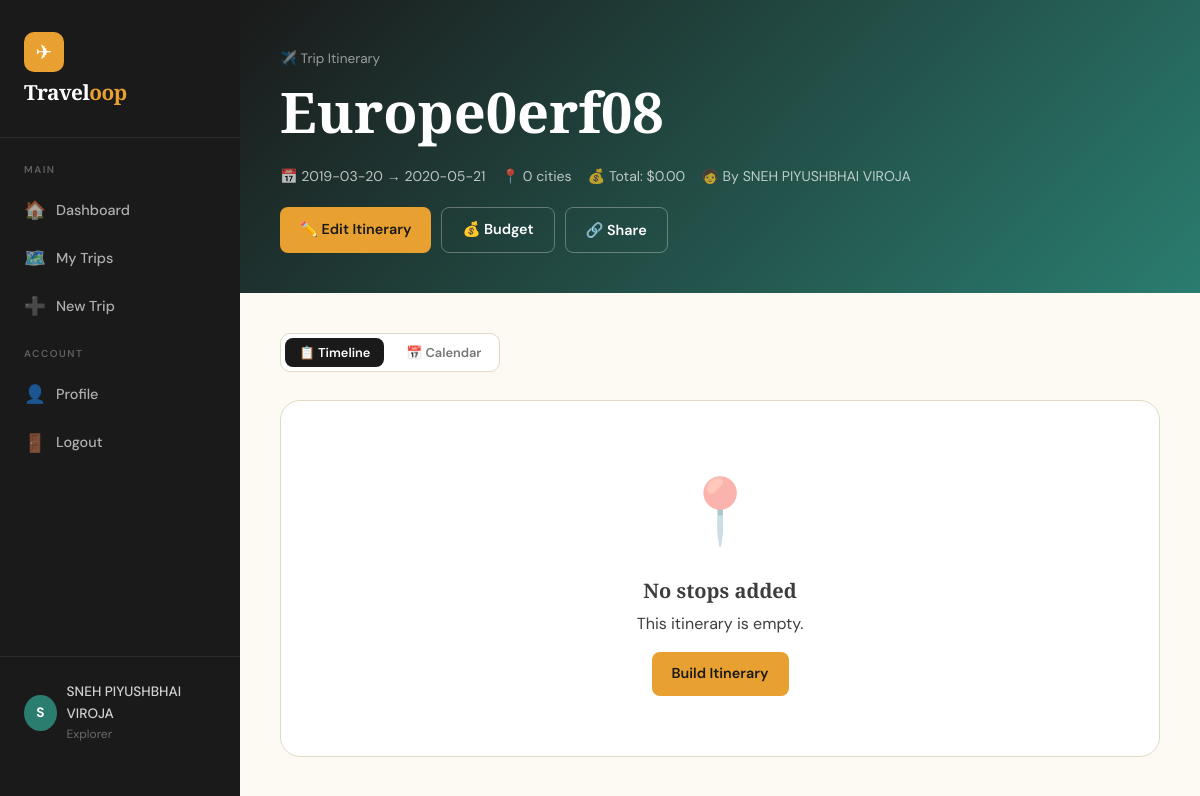
The page /trips/1/view (signed in) on the database its author committed.
### backend/app.py (models this page shows)
class User(db.Model):
    id = db.Column(db.Integer, primary_key=True)
    name = db.Column(db.String(100), nullable=False)
    email = db.Column(db.String(120), unique=True, nullable=False)
    password = db.Column(db.String(200), nullable=False)
    photo = db.Column(db.String(200), default='')
    language = db.Column(db.String(20), default='English')
    created_at = db.Column(db.DateTime, default=datetime.utcnow)
    trips = db.relationship('Trip', backref='user', lazy=True, cascade='all, delete-orphan')

class Trip(db.Model):
    id = db.Column(db.Integer, primary_key=True)
    user_id = db.Column(db.Integer, db.ForeignKey('user.id'), nullable=False)
    name = db.Column(db.String(200), nullable=False)
    description = db.Column(db.Text, default='')
    start_date = db.Column(db.String(20), nullable=False)
    end_date = db.Column(db.String(20), nullable=False)
    cover_photo = db.Column(db.String(200), default='')
    is_public = db.Column(db.Boolean, default=False)
    budget = db.Column(db.Float, default=0.0)
    created_at = db.Column(db.DateTime, default=datetime.utcnow)
    stops = db.relationship('Stop', backref='trip', lazy=True, cascade='all, delete-orphan')
    notes = db.relationship('Note', backref='trip', lazy=True, cascade='all, delete-orphan')
    checklist = db.relationship('ChecklistItem', backref='trip', lazy=True, cascade='all, delete-orphan')

### backend/app.py (the view)
@app.route('/trips/<int:trip_id>/view')
def itinerary_view(trip_id):
    trip = Trip.query.get_or_404(trip_id)
    if not trip.is_public and ('user_id' not in session or trip.user_id != session['user_id']):
        return redirect(url_for('login'))
    owner = User.query.get(trip.user_id)
    total_cost = sum(a.cost for s in trip.stops for a in s.activities)
    return render_template('itinerary_view.html', trip=trip, owner=owner, total_cost=total_cost,
                           user=User.query.get(session['user_id']) if 'user_id' in session else None)

### templates/itinerary_view.html (shortened to what this page needs)
{% extends "base.html" %}
{% block content %}
<div style="background:linear-gradient(135deg,var(--ink) 0%,#2A7D6F 100%);padding:48px 40px 40px;color:white;margin-bottom:0;">
  <div style="max-width:900px;">
    <p style="color:rgba(255,255,255,.55);font-size:.85rem;margin-bottom:8px;">
      ✈️ Trip Itinerary
    </p>
    <h1 style="color:white;margin-bottom:12px;">
      {{ trip.name }}
    </h1>
    <div style="display:flex;gap:16px;margin-top:20px;flex-wrap:wrap;align-items:center;">
      <span style="color:rgba(255,255,255,.7);font-size:.88rem;">
        📅 {{ trip.start_date }} → {{ trip.end_date }}
      </span>
      <span style="color:rgba(255,255,255,.7);font-size:.88rem;">
        📍 {{ trip.stops|length }} cities
      </span>
      <span style="color:rgba(255,255,255,.7);font-size:.88rem;">
        💰 Total: ${{ "%.2f"|format(total_cost) }}
      </span>
      <span style="color:rgba(255,255,255,.7);font-size:.88rem;">
        🧑 By {{ owner.name }}
      </span>
    </div>
    {% if user and user.id == trip.user_id %}
    <div style="display:flex;gap:10px;margin-top:20px;flex-wrap:wrap;">
      <a href="{{ url_for('itinerary_builder', trip_id=trip.id) }}"
         class="btn btn-primary">
         ✏️ Edit Itinerary
      </a>
      <a href="{{ url_for('trip_budget', trip_id=trip.id) }}"
         class="btn btn-outline"
         style="border-color:rgba(255,255,255,.3);color:white;">
         💰 Budget
      </a>
      <button class="btn btn-outline"
              style="border-color:rgba(255,255,255,.3);color:white;"
              onclick="shareTrip()">
              🔗 Share
      </button>
    </div>
    {% endif %}
  </div>
</div>
<div class="page-body" style="padding-top:40px;">
  <div style="display:flex;gap:8px;margin-bottom:28px;background:var(--white);border:1px solid var(--border);border-radius:10px;padding:4px;width:fit-content;">
    <button class="btn btn-dark btn-sm"
            id="btnTimeline"
            onclick="setView('timeline')">
      📋 Timeline
    </button>
    <button class="btn btn-ghost btn-sm"
            id="btnCalendar"
            onclick="setView('calendar')">
      📅 Calendar
    </button>
  </div>
  <div id="viewTimeline">
    {% if trip.stops %}
    <div class="timeline">
      {% for stop in trip.stops %}
      <div class="timeline-item fade-up">
        <div class="timeline-dot"></div>
        <div class="card" style="margin-bottom:0;">
          <div style="padding:20px 24px 16px;background:var(--sand);border-bottom:1px solid var(--border);">
            <div style="display:flex;align-items:center;justify-content:space-between;flex-wrap:wrap;gap:8px;">
              <div>
                <div style="font-size:1.15rem;font-weight:800;font-family:'Playfair Display',serif;">
                  📍 {{ stop.city }}
                  {% if stop.country %}
                    , {{ stop.country }}
                  {% endif %}
                </div>
                <div style="font-size:.82rem;color:var(--ink-lt);margin-top:3px;">
                  {{ stop.start_date }} → {{ stop.end_date }}
                </div>
              </div>
              <div style="display:flex;gap:8px;align-items:center;flex-wrap:wrap;">
                <span class="badge badge-sand">
                  {{ stop.activities|length }} activities
                </span>
                {% if stop.activities %}
                  {% set stop_cost = namespace(n=0) %}
                  {% for act in stop.activities %}
                    {% set stop_cost.n = stop_cost.n + act.cost %}
                  {% endfor %}
                  <span class="badge badge-teal">
                    💰 ${{ "%.0f"|format(stop_cost.n) }}
                  </span>
                {% endif %}
              </div>
            </div>
          </div>
          {% if stop.activities %}
          <div style="padding:16px 24px;">
            {% for act in stop.activities %}
            {% set cat_colors = {
              'sightseeing':'#2A7D6F',
              'food':'#E8A030',
              'adventure':'#E05A3A',
              'culture':'#6B48FF',
              'wellness':'#EC4899'
            } %}
            <div style="display:flex;align-items:flex-start;gap:12px;padding:12px 0;border-bottom:1px solid var(--border);">
              {% set color = cat_colors.get(act.category,'#999') %}
              <div style="width:10px;height:10px;border-radius:50%;margin-top:6px;flex-shrink:0;background:{{ color }};"></div>
              <div style="flex:1;">
                <div style="font-weight:600;font-size:.95rem;">
                  {{ act.name }}
                </div>
                <div style="font-size:.8rem;color:var(--ink-lt);margin-top:2px;">
                  {{ act.category|capitalize }}
                  {% if act.duration %}
                    · {{ act.duration }}
                  {% endif %}
                  {% if act.time_slot %}
                    · 🕐 {{ act.time_slot }}
                  {% endif %}
                  {% if act.description %}
                    — {{ act.description }}
                  {% endif %}
                </div>
              </div>
              <div style="font-weight:700;color:var(--teal);font-size:.9rem;white-space:nowrap;">
                {% if act.cost > 0 %}
                  ${{ "%.0f"|format(act.cost) }}
                {% else %}
                  Free
                {% endif %}
              </div>
            </div>
            {% endfor %}
          </div>
          {% else %}
          <div style="padding:24px;text-align:center;color:var(--ink-lt);font-size:.88rem;">
            No activities planned for this stop.
          </div>
          {% endif %}
        </div>
      </div>
      {% endfor %}
    </div>
    <div class="card fade-up" style="margin-top:32px;">
      <div class="card-body">
        <h3 style="margin-bottom:20px;">
          💰 Trip Summary
        </h3>
        <div class="grid-3">
          <div style="text-align:center;padding:16px;background:var(--sand);border-radius:10px;">
            <div style="font-size:1.6rem;font-weight:900;font-family:'Playfair Display',serif;color:var(--teal);">
              {{ trip.stops|length }}
            </div>
            <div style="font-size:.82rem;color:var(--ink-lt);margin-top:4px;">
              Cities
            </div>
          </div>
          {% set total_acts = namespace(n=0) %}
          {% for s in trip.stops %}
            {% set total_acts.n = total_acts.n + s.activities|length %}
          {% endfor %}
          <div style="text-align:center;padding:16px;background:var(--sand);border-radius:10px;">
            <div style="font-size:1.6rem;font-weight:900;font-family:'Playfair Display',serif;color:var(--amber);">
              {{ total_acts.n }}
            </div>
            <div style="font-size:.82rem;color:var(--ink-lt);margin-top:4px;">
              Activities
            </div>
          </div>
          <div style="text-align:center;padding:16px;background:var(--sand);border-radius:10px;">
            <div style="font-size:1.6rem;font-weight:900;font-family:'Playfair Display',serif;color:var(--coral);">
              ${{ "%.0f"|format(total_cost) }}
            </div>
            <div style="font-size:.82rem;color:var(--ink-lt);margin-top:4px;">
              Total Cost
            </div>
          </div>
        </div>
      </div>
    </div>
    {% else %}
    <div class="card">
      <div class="empty-state">
        <div class="empty-icon">📍</div>
        <h3>No stops added</h3>
        <p>This itinerary is empty.</p>
        {% if user and user.id == trip.user_id %}
        <a href="{{ url_for('itinerary_builder', trip_id=trip.id) }}"
           class="btn btn-primary"
           style="margin-top:16px;">
           Build Itinerary
        </a>
        {% endif %}
      </div>
    </div>
    {% endif %}
  </div>
</div>
{% endblock %}

### templates/base.html (shortened to what this page needs)
<!DOCTYPE html>
<html lang="en">
<head>
  <link rel="stylesheet" href="{{ url_for('static', filename='css/style.css') }}">
</head>
<body>
{% block body %}
<div class="page-wrapper">
  <nav class="sidebar">
    <div class="sidebar-logo">
      <div class="logo-icon">✈</div>
      <h2>Travel<span>oop</span></h2>
    </div>
    <div class="nav-section">
      <div class="nav-label">Main</div>
      <a href="{{ url_for('dashboard') }}" class="nav-link {% if request.endpoint == 'dashboard' %}active{% endif %}">
        <span class="nav-icon">🏠</span> Dashboard
      </a>
      <a href="{{ url_for('my_trips') }}" class="nav-link {% if request.endpoint == 'my_trips' %}active{% endif %}">
        <span class="nav-icon">🗺️</span> My Trips
      </a>
      <a href="{{ url_for('create_trip') }}" class="nav-link {% if request.endpoint == 'create_trip' %}active{% endif %}">
        <span class="nav-icon">➕</span> New Trip
      </a>
    </div>
    <div class="nav-section" style="margin-top: 8px;">
      <div class="nav-label">Account</div>
      <a href="{{ url_for('profile') }}" class="nav-link {% if request.endpoint == 'profile' %}active{% endif %}">
        <span class="nav-icon">👤</span> Profile
      </a>
      <a href="{{ url_for('logout') }}" class="nav-link">
        <span class="nav-icon">🚪</span> Logout
      </a>
    </div>
    <div class="sidebar-footer">
      <div class="user-chip">
        <div class="user-avatar">{{ session.user_name[0]|upper if session.user_name else 'U' }}</div>
        <div>
          <div class="user-name">{{ session.user_name or 'Traveler' }}</div>
          <div class="user-role">Explorer</div>
        </div>
      </div>
    </div>
  </nav>
  <main class="main-content">
    {% block content %}{% endblock %}
  </main>
</div>
{% endblock %}
</body>
</html>

### Static/CSS/style.css (style rules this page uses)
:root { --sand: #F5EDD8; --cream: #FDFAF4; --amber: #E8A030; --amber-dk: #C4821A; --teal: #2A7D6F; --teal-lt: #3BA08F; --coral: #E05A3A; --ink: #1A1A1A; --ink-md: #3D3D3D; --ink-lt: #767676; --border: #E2D9C8; --white: #FFFFFF; --shadow: 0 4px 24px rgba(26,26,26,.10); --shadow-lg:0 12px 48px rgba(26,26,26,.15); --radius: 12px; --radius-lg:20px; }
*, *::before, *::after { box-sizing: border-box; margin: 0; padding: 0; }
html { scroll-behavior: smooth; }
body { font-family: 'DM Sans', sans-serif; background: var(--cream); color: var(--ink); min-height: 100vh; line-height: 1.6; }
h1,h2,h3,h4 { font-family: 'Playfair Display', serif; line-height: 1.2; }
h1 { font-size: clamp(2rem, 5vw, 3.5rem); }
h2 { font-size: clamp(1.5rem, 3vw, 2rem); }
h3 { font-size: 1.25rem; }
p { color: var(--ink-md); }
a { text-decoration: none; color: inherit; }
.page-wrapper { display: flex; min-height: 100vh; }
.sidebar { width: 240px; min-width: 240px; background: var(--ink); color: var(--white); display: flex; flex-direction: column; padding: 32px 0; position: sticky; top: 0; height: 100vh; overflow-y: auto; }
.sidebar-logo { padding: 0 24px 32px; border-bottom: 1px solid rgba(255,255,255,.08); margin-bottom: 24px; }
.sidebar-logo .logo-icon { width: 40px; height: 40px; background: var(--amber); border-radius: 10px; display: flex; align-items: center; justify-content: center; font-size: 20px; margin-bottom: 8px; }
.sidebar-logo h2 { font-size: 1.3rem; color: var(--white); letter-spacing: -.5px; }
.sidebar-logo span { color: var(--amber); }
.nav-section { padding: 0 12px; margin-bottom: 8px; }
.nav-label { font-size: 10px; font-weight: 600; letter-spacing: 1.5px; text-transform: uppercase; color: rgba(255,255,255,.3); padding: 0 12px 8px; }
.nav-link { display: flex; align-items: center; gap: 12px; padding: 10px 12px; border-radius: 8px; color: rgba(255,255,255,.65); font-size: .9rem; font-weight: 500; transition: all .2s; }
.nav-icon { font-size: 1.1rem; width: 20px; text-align: center; }
.sidebar-footer { margin-top: auto; padding: 24px; border-top: 1px solid rgba(255,255,255,.08); }
.user-chip { display: flex; align-items: center; gap: 10px; }
.user-avatar { width: 36px; height: 36px; border-radius: 50%; background: var(--teal); display: flex; align-items: center; justify-content: center; font-weight: 700; font-size: .85rem; color: white; }
.user-name { font-size: .85rem; color: rgba(255,255,255,.8); font-weight: 500; }
.user-role { font-size: .75rem; color: rgba(255,255,255,.35); }
.main-content { flex: 1; overflow-y: auto; background: var(--cream); }
.page-body { padding: 0 40px 60px; }
.btn { display: inline-flex; align-items: center; gap: 8px; padding: 10px 20px; border-radius: 8px; font-family: 'DM Sans', sans-serif; font-weight: 600; font-size: .9rem; cursor: pointer; border: none; transition: all .2s; white-space: nowrap; }
.btn-primary { background: var(--amber); color: var(--ink); }
.btn-dark { background: var(--ink); color: var(--white); }
.btn-outline { background: transparent; color: var(--ink); border: 1.5px solid var(--border); }
.btn-ghost { background: transparent; color: var(--ink-lt); padding: 6px 10px; }
.btn-sm { padding: 6px 14px; font-size: .8rem; }
.card { background: var(--white); border-radius: var(--radius-lg); border: 1px solid var(--border); overflow: hidden; transition: box-shadow .2s, transform .2s; }
.empty-state { text-align: center; padding: 60px 20px; color: var(--ink-lt); }
.empty-icon { font-size: 4rem; margin-bottom: 16px; opacity: .4; }
.empty-state h3 { color: var(--ink-md); margin-bottom: 8px; }

### rows shown on the page
User: name "SNEH PIYUSHBHAI VIROJA"
Trip: name "Europe0erf08", start_date "2019-03-20", end_date "2020-05-21"

### other values the page prints
{{ session.user_name[0]|upper if session.user_name else 'U' }} "S"
{{ trip.stops|length }} "0"
{{ "%.2f"|format(total_cost) }} "0.00"
